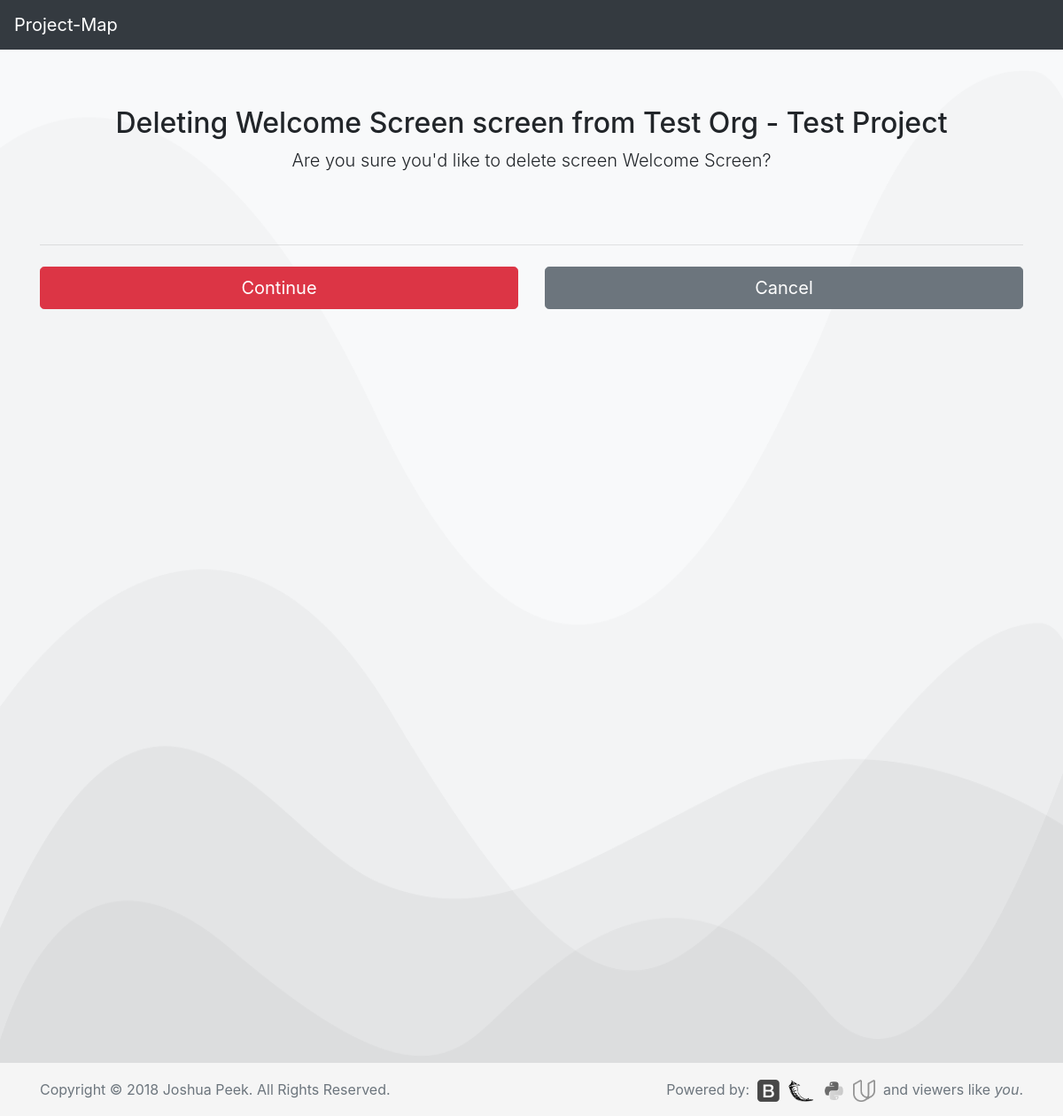
/scrn?1&d, run on an earlier commit of the app's database.
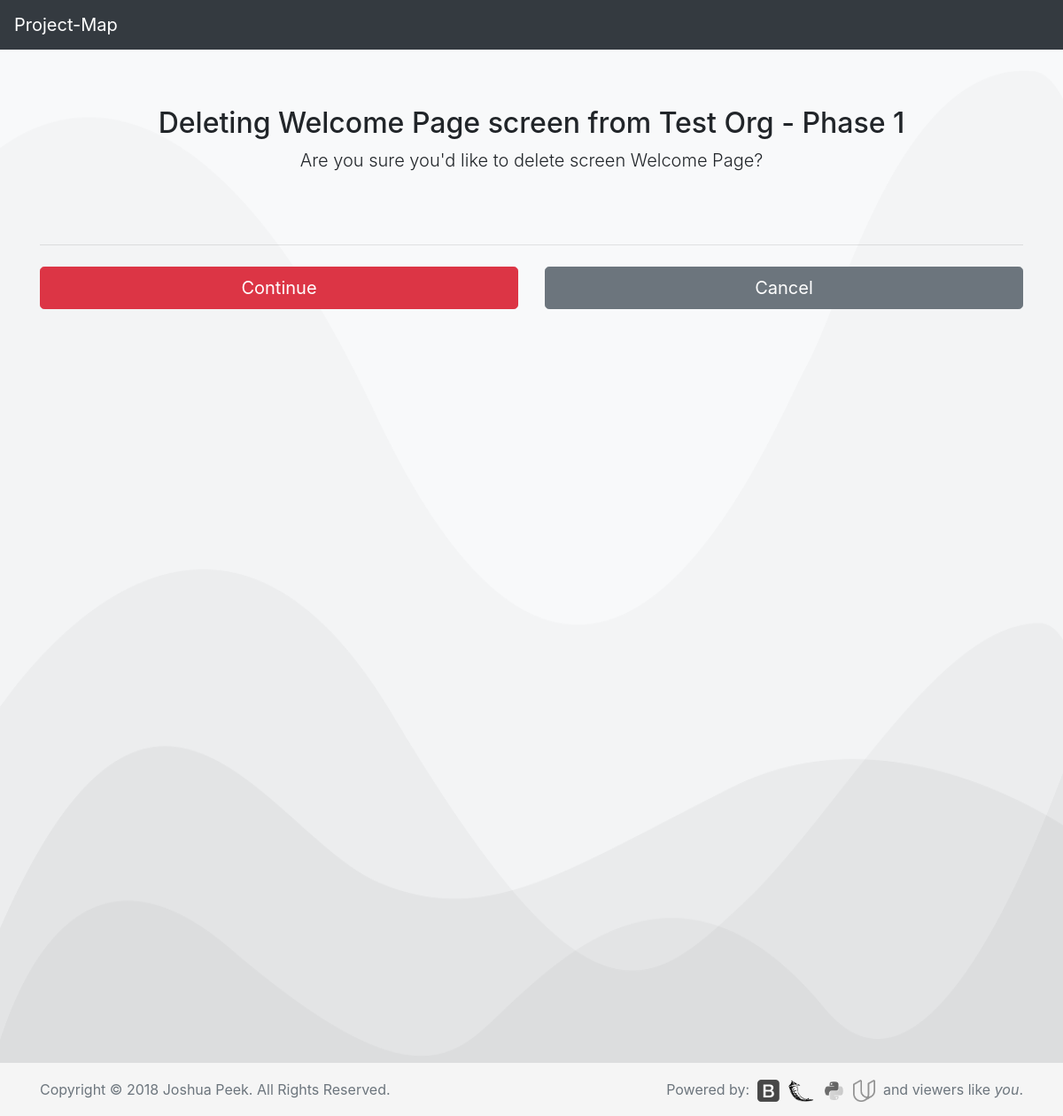
And on a later commit of the database.
### database_setup.py (models this page shows, shortened)
class Screen(Base):
    __tablename__ = 'screen'
    id = Column(Integer, primary_key=True)
    title = Column(String(250), nullable=False)
    description = Column(String(500))
    project_id = Column(Integer, ForeignKey('project.id'))
    project = relationship(Project)

class Project(Base):
    __tablename__ = 'project'
    id = Column(Integer, primary_key=True)
    title = Column(String(250), nullable=False)
    description = Column(String(500))
    org_id = Column(Integer, ForeignKey('org.id'))
    org = relationship(Org)

### app.py (the view)
@app.route('/scrn?<int:screen_id>&d', methods=['GET', 'POST'])
def delScreen(screen_id):
    delScreen = session.query(Screen).filter_by(id=screen_id).one()
    org_id=delScreen.project.org.id
    project_id=delScreen.project.id
    allorgs = session.query(Org).all()
    allprojects = session.query(Project).all()
    if request.method == 'POST':
        session.delete(delScreen)
        session.commit()
        flash("Screen Removed")
        return redirect(url_for('projectPage', project_id=screen.project.id,
            screen_id=screen_id))
    else:
        return render_template('delete/screen.html', i=delScreen)

### templates/delete/screen.html (shortened to what this page needs)
<!doctype html>
<html lang="en">
  {% include "header.html" %}
  <body>
    <nav class="navbar navbar-expand-md navbar-dark fixed-top bg-dark">
      <a class="navbar-brand" href="/">Project-Map</a>
    </nav>
  <body class="bg-light">
    <div class="container">
      <div class="py-5 text-center">
        <h2>Deleting {{i.title}} screen from {{i.project.org.title}} - {{i.project.title}}</h2>
        <p class="lead">Are you sure you'd like to delete screen {{i.title}}?</p>
      </div>
      <div class="row">
        <div class="col-md-12 order-md-1">
          <form class="needs-validation" action='{{url_for('delScreen', screen_id=i.id)}}' method='post' novalidate>
            <hr class="mb-4">
            <div class="row">
              <div class="col-md-6 mb-3">
                <button class="btn btn-danger btn-lg btn-block" type="Edit">Continue</button>
              </div>
          </form>
              <div class="col-md-6 mb-3">
                <form action="{{url_for('projectPage', org_id = i.project.org.id, project_id=i.project.id)}}">
                  <button class="btn btn-secondary btn-lg btn-block" type="submit">Cancel</button>
                </form>
              </div>
            </div>
        </div>
      </div>
  {% include "footer.html" %}
  </body>
</html>

What changed in the data, as far as the page shows it:
changed Screen: title "Welcome Screen" → "Welcome Page"
changed Project: project "Test Project" → "Phase 1"
